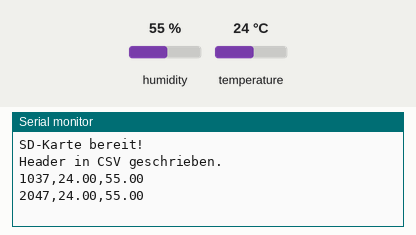
Bench run of a sketch on a simulated Arduino Uno, built for the host (arithmetic inside an expression is 32-bit, double 64-bit). Parts: the last lines printed to the serial monitor. The inputs (shaded band) are chosen by the test bench; at power-on: humidity 55 %, temperature 24 °C. Storage starts empty.

Above: at 2.2 s.
2.3 s: humidity set to 22 %
At 3.6 s:
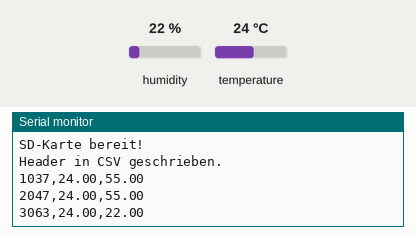
5.0 s: temperature set to 12 °C
At 5.9 s:
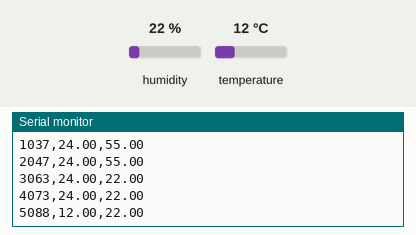
7.7 s: humidity set to 40 %
At 8.9 s:
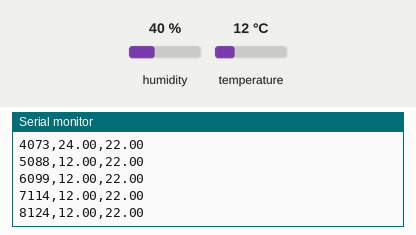
Timing chart, 0 to 10.7 s (numbered marks = the images above; inputs shaded):
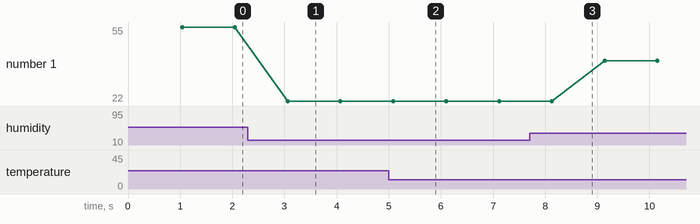

The sketch:

Messwerte_speichern.ino
```cpp
#include <SdFat.h> // Bibliothek muss zuvor installiert werden
#include <DHT.h> // Bibliothek muss zuvor installiert werden

// --- SD-Karte ---
#define CS_PIN 5
#define SPI_SPEED SD_SCK_MHZ(4)

SdFat sd;
File dataFile;

// --- DHT22 ---
#define DHTPIN 4
#define DHTTYPE DHT22
DHT dht(DHTPIN, DHTTYPE);

// --- Dateiname ---
const char* filename = "messwerte.csv";

void setup() {
  Serial.begin(115200); // Baud-Rate Serieller Monitor
  delay(1000);

  // --- DHT22 starten ---
  dht.begin();

  // --- SD-Karte starten ---
  if (!sd.begin(CS_PIN, SPI_SPEED)) {
    if (sd.card()->errorCode()) {
      Serial.println("SD-Initialisierung fehlgeschlagen.");
    } else if (sd.vol()->fatType() == 0) {
      Serial.println("Keine gueltige FAT16/FAT32-Partition gefunden.");
    } else {
      Serial.println("Fehlertyp konnte nicht bestimmt werden.");
    }
    while (1);
  }

  Serial.println("SD-Karte bereit!");

  // Header in CSV schreiben
  if (sd.exists(filename)) {
    Serial.println("Datei existiert bereits, neue Daten werden angehaengt.");
  } else {
    dataFile = sd.open(filename, FILE_WRITE);
    if (dataFile) {
      dataFile.println("Zeit(ms),Temperatur(C),Luftfeuchte(%)");
      dataFile.close();
      Serial.println("Header in CSV geschrieben.");
    } else {
      Serial.println("Fehler beim Erstellen der Datei!");
    }
  }
}

void loop() {
  // --- DHT22 auslesen ---
  float temp = dht.readTemperature();
  float hum = dht.readHumidity();

  if (isnan(temp) || isnan(hum)) {
    Serial.println("Fehler beim Auslesen des DHT22!");
    return;
  }

  // --- Zeitstempel in ms ---
  unsigned long t = millis();

  // --- CSV-Zeile ---
  String dataString = String(t) + "," + String(temp) + "," + String(hum);

  // --- Serial Monitor ---
  Serial.println(dataString);

  // --- Auf SD-Karte schreiben ---
  dataFile = sd.open(filename, FILE_WRITE);
  if (dataFile) {
    dataFile.println(dataString);
    dataFile.close();
  } else {
    Serial.println("Fehler beim Oeffnen der Datei!");
  }

  delay(1000); // Messintervall: 1 Sekunde
}
```

Measured:
- after the input at 2.3 s, the serial monitor: prints a new line after 0.76 s (image 1)
- after the input at 5.0 s, the serial monitor: prints a new line after 0.09 s (image 2)
- plotted number 1: 55 → 22 after the input at 2.3 s, 22 → 40 after the input at 7.7 s
